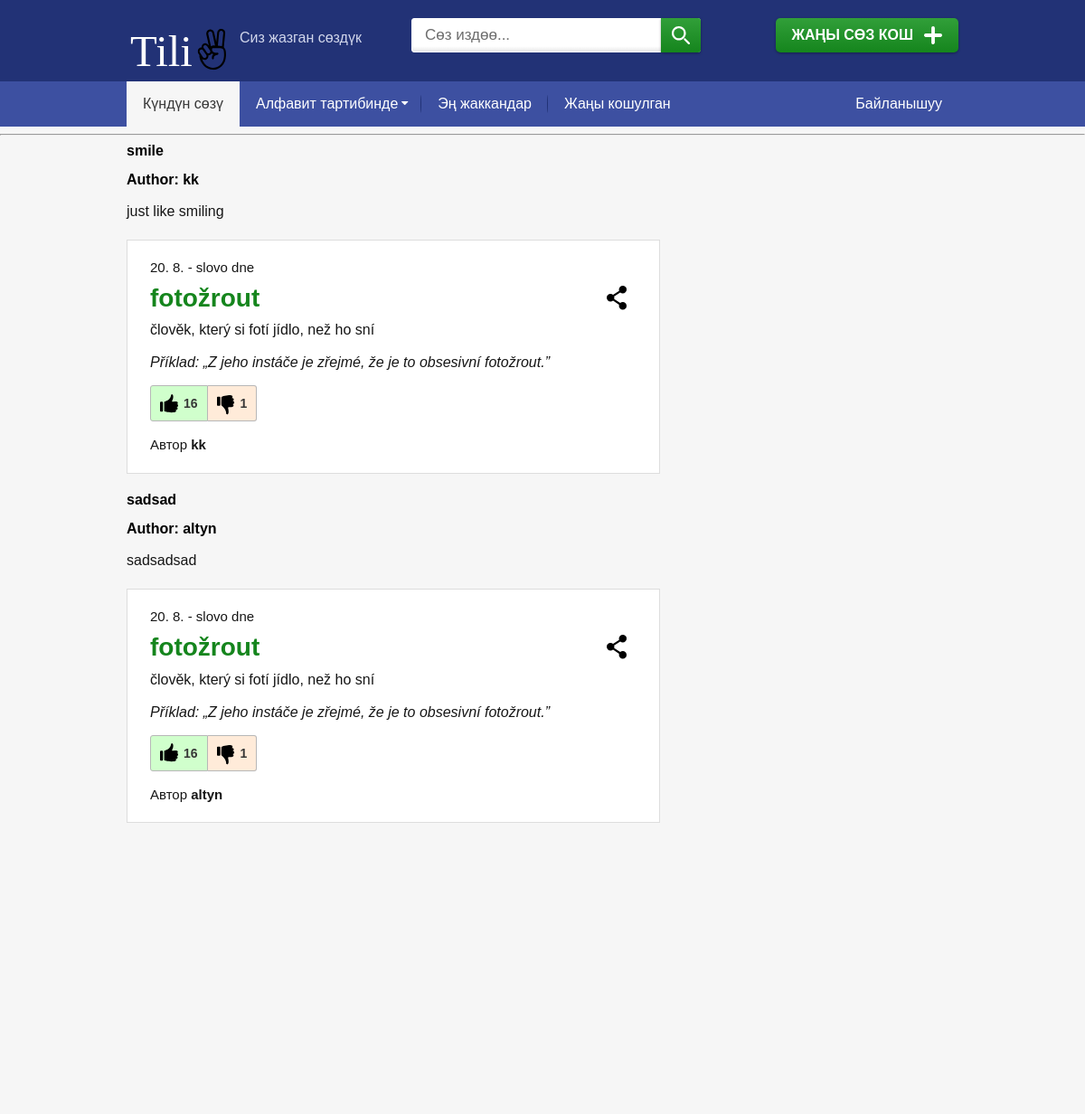
Before: / with the older database file.
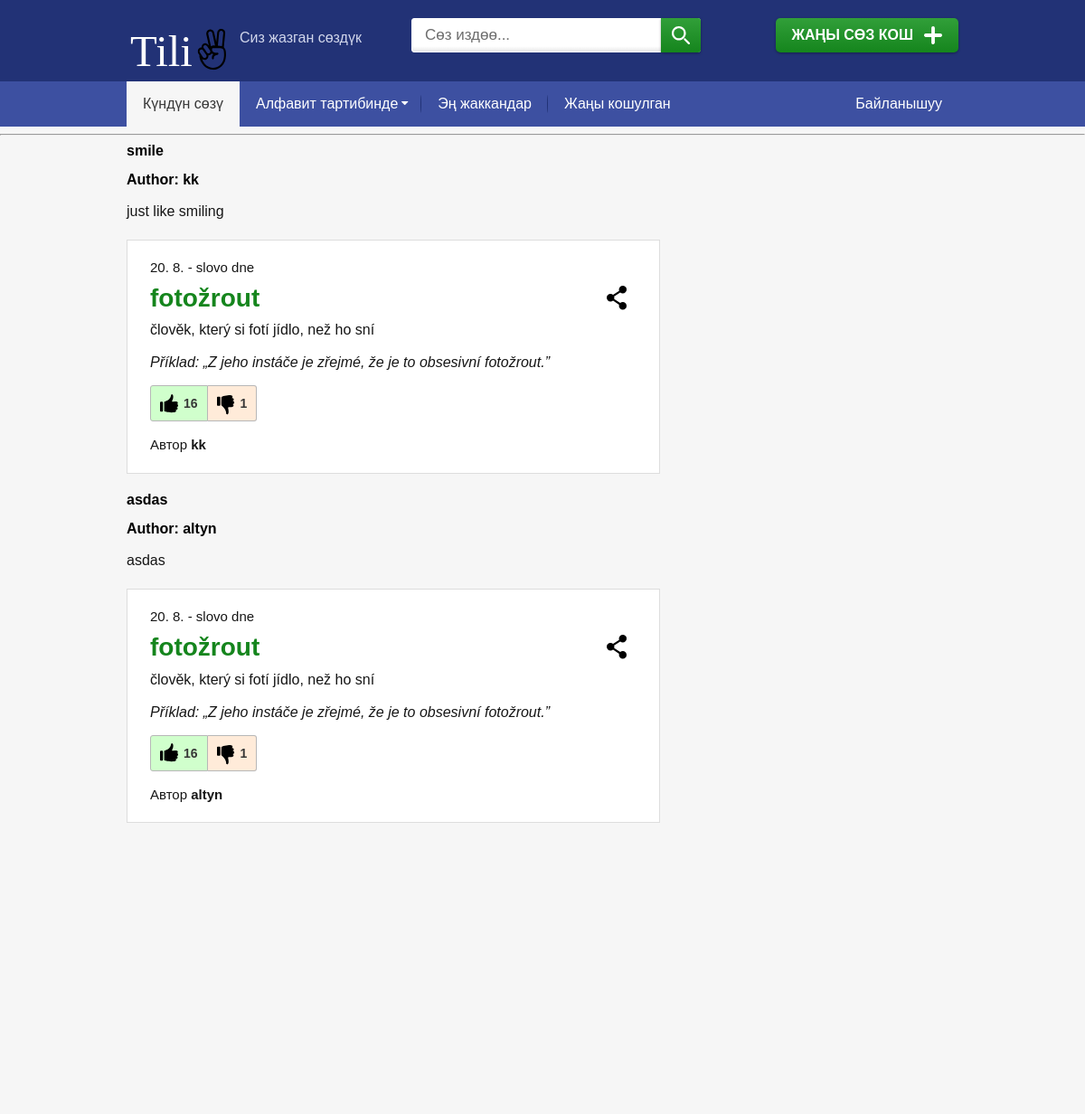
After: the same page with the newer database file.
### app/models.py (models this page shows, shortened)
class Definition(db.Model):
    id = db.Column(db.Integer, primary_key=True)
    definition_text = db.Column(db.String(300), nullable=False)
    example_text = db.Column(db.String(300), nullable=True)
    created_at = db.Column(db.DateTime, index=True, default=datetime.utcnow)
    upvotes = db.Column(db.Integer, nullable=False, default=0)
    downvotes = db.Column(db.Integer, nullable=False, default=0)
    word_id = db.Column(db.Integer, db.ForeignKey("word.id"))
    author_id = db.Column(db.Integer, db.ForeignKey("user.id"))

class Word(db.Model):
    id = db.Column(db.Integer, primary_key=True)
    word_text = db.Column(db.String(80), index=True, unique=True, nullable=False)
    created_at = db.Column(db.DateTime, index=True, default=datetime.utcnow)
    author_id = db.Column(db.Integer, db.ForeignKey("user.id"))
    definitions = db.relationship('Definition', backref='parent_word', lazy='dynamic')

### app/routes.py (the view)
@app.route("/index", methods=['get'])
@app.route("/", methods=['get'])
def index():
    page = request.args.get('page', 1, type=int)
    query_result = db.session.query(Word.id, Word.word_text,
                Definition.id, Definition.definition_text, func.max(Definition.created_at), Definition.example_text,
                Definition.upvotes, Definition.downvotes,
                User.nickname
                ).join(
                    Definition, Definition.word_id == Word.id
                ).join(
                    User, User.id == Word.author_id
                ).group_by(func.date(Definition.created_at.cast(Date))
                ).paginate(
                    page=page,
                    per_page=app.config['WORDS_PER_PAGE'],
                    error_out=False)
    words = [ {'word': word[1],
               'definition_id': word[2],
               'definition': word[3],
               'created_at': word[4].strftime("%d/%m/%Y"),
               'example': word[5],
               'upvotes': word[6],
               'downvotes': word[7],
               'author': word[8]
               }  for word in query_result.items]
    next_url = None
    prev_url = None
    if query_result.has_next:
        next_url = url_for('index', page=query_result.next_num)
    if query_result.has_prev:
        prev_url = url_for('index', page=query_result.prev_num)
    return render_template("index.html",
                           words=words,
                           next_url=next_url,
                           prev_url=prev_url)

### app/routes.py (called while the page is built)
@app.before_request
def limit_remote_addr():
    if request.script_root == '/admin' and request.remote_addr != os.environ.get('ADMIN_REMOTE_IP'):
        abort(403)

### app/templates/index.html (shortened to what this page needs)
{% extends "base.html" %}
{% block content %}
    {% for word in words %}
        <div class="card">
            <h5 href="#" class="card-header">{{ word['word'] }}</h5>
            <div class="card-body">
            <h5 class="card-title">Author: {{ word['author'] }}</h5>
            <p class="card-text">{{ word['definition'] }}</p>
            </div>
        </div>
        <div class="word word--word_of_day">
            <p class="word__date">20. 8. - slovo dne</p>
            <h2 class="word__title">
                        <a href="https://cestina20.cz/slovnik/fotozrout/">fotožrout</a>
            </h2>
            <div class="word__share">
            </div>
            <p>člověk, který si fotí jídlo, než ho sní</p>
            <p><em>Příklad: „Z jeho instáče je zřejmé, že je to obsesivní fotožrout.”</em></p>
            <div class="word__rating__wrap" data-id="178674">
                <div class="word__rating word__rating--up">16</div>
                <div class="word__rating word__rating--down">1</div>
            </div>
            <p class="word__author">Автор <strong>{{ word['author'] }}</strong></p>
        </div>
    {% endfor %}
{% endblock %}

### app/templates/base.html (shortened to what this page needs)
<!doctype html>
<html>
    <head>
        <link rel= "stylesheet" type= "text/css" href= "{{ url_for('static',filename='styles/style.100.css') }}">
    </head>
    <body>
        {% include 'nav.html' %}
        <hr>
        <div class="container">
          <div id="content__inner" class="content__inner" style="min-height: 1074px;">
            {% block content %}
            {% endblock %}
          </div>
        </div>
    </body>
</html>

### app/templates/nav.html (shortened to what this page needs)
{% from "macros.html" import nav_links with context %}
<header class="header">
  <div class="container">
      <a class="header__logo" href="{{ url_for('index') }}">
          <img src="{{ url_for('static', filename='/tili_logo_white_2-cropped.svg') }}" width=110 alt="Logo">		</a>
      <div class="header__claim">Сиз жазган сөздүк</div>
      <form role="search" method="get" class="header__search header__search--desktop"
          action="">
          <input type="text" value="" name="s" id="header__search--desktop--s"
              placeholder="Сөз издөө..." autocomplete="off">
          <button class="header__search__button">&nbsp;<span
                      class="header__search__button__icon"></span></button>
          </form>
      <a href="{{ url_for('new_word')}}"
      class="header__add button button--add">Жаңы сөз кош<span>&nbsp;</span></a>
  </div>
</header>
{{ nav_links(request.endpoint.strip()) }}

### app/templates/macros.html (shortened to what this page needs)
{% macro nav_links(endpoint) %}
<div id="menu__wrap" class="menu__wrap">
    <div class="container">
      <div class="menu__inner">
        <nav id="header__menu__inner" class="header__menu__inner">
          <ul id="menu-hlavni-menu-leve" class="menu">
            <li class="menu-item menu-item-type-custom menu-item-object-custom {{ 'current-menu-item' if(endpoint == 'index') }} "><a href="/">Күндүн сөзү</a></li>
            <li class="menu-item-has-children menu__letters menu-item menu-item-type-custom menu-item-object-custom {{ 'current-menu-item' if endpoint == 'alphabetical' }}"><a>Алфавит тартибинде</a></li>
            <li class="menu-item menu-item-type-taxonomy menu-item-object-zebricek {{ 'current-menu-item' if endpoint == 'favorites' }}"><a href="{{url_for('favorites')}}">Эң жаккандар</a></li>
            <li class="menu-item menu-item-type-taxonomy menu-item-object-zebricek {{ 'current-menu-item' if endpoint == 'newly_added' }}"><a href="{{url_for('newly_added')}}">Жаңы кошулган</a></li>
          </ul>
        </nav>
        <nav id="header__menu__inner__right" class="header__menu__inner__right">
          <ul id="menu-hlavni-menu-prave" class="menu">
            <li class="menu-item menu-item-type-post_type menu-item-object-page"><a href="mailto:bekbolot.kudayberdiev@gmail.com">Байланышуу</a></li>
          </ul>
        </nav>
      </div>
    </div>
  </div>
{% endmacro %}

Changed rows visible on the page:
removed Definition: word "sadsad", author "altyn", definition "sadsadsad"
now on this page (row unchanged): Definition: word "asdas", author "altyn", definition "asdas"
